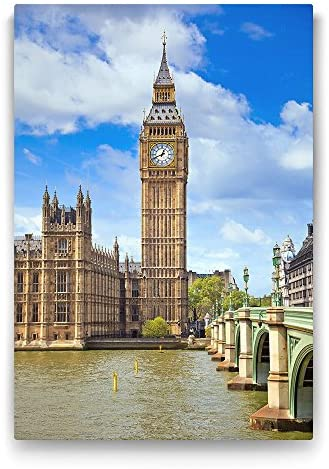
#> input picture Image Processing/Nesne Tespiti/Kenar algılama/saat2.jpg, 329 x 469 px, given in place of the camera
$ python 'Renk ile nesne tespiti.py'   (older library calls are emulated)
#> lines starting #> are read from the running program, lines starting #| are printed output that depends on the picture; after the words box and inside, x2 and y2 are one past the last pixel; in counts of white or black regions, pixels touching at a corner belong together
# -*- coding: utf-8 -*-
"""
Created on Sat Feb  5 12:39:15 2022

@author: Numan
"""

""" Resim içe aktarma"""


import cv2
from collections import deque
import numpy as np


buffer_size=16
pts=deque(maxlen=buffer_size)
#mavi renk aralığı

blueLower=(84,89,0)
blueUpper=(179,255,255)


# video aktarma

cap=cv2.VideoCapture(0)
cap.set(3, 960)
cap.set(4,480)

while True:


    success,imgOrjinal=cap.read()
#> imgOrjinal is the input picture: shape (469, 329, 3); mean B, G, R 176.8, 168.2, 154.9

    if success:

        #blur
          cv2.imshow("blu1r Image",imgOrjinal)
          blurred=cv2.GaussianBlur(imgOrjinal, (11,11), 0)
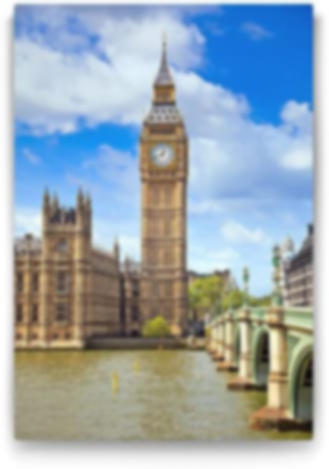
#> blurred: shape (469, 329, 3); mean B, G, R 176.8, 168.2, 154.9
          #cv2.imshow("blur Image",blurred)

        #HSV convert

          hsv=cv2.cvtColor(blurred, cv2.COLOR_BGR2HSV)
#> hsv: shape (469, 329, 3); mean H, S, V 62.6, 73.2, 193.5
          cv2.imshow("HVS img",hsv)


        #mavi için maske oluştur

          mask=cv2.inRange(hsv, blueLower, blueUpper)
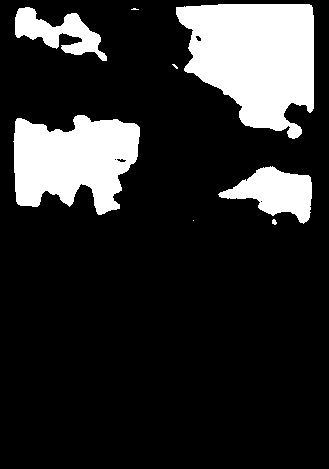
#> mask: shape (469, 329); 17.7% white; 8 white regions (3 under 20 px), largest, box (x1, y1, x2, y2) and area: (176, 4, 314, 139) 13138, (13, 115, 140, 215) 9045, (218, 166, 312, 224) 2905, (15, 7, 107, 61) 2173, (272, 219, 277, 225) 22
          cv2.imshow("mask Image",mask)

        #maskenin ardında kalan gürültüleri sil

          mask = cv2.erode (mask,None,iterations=2)
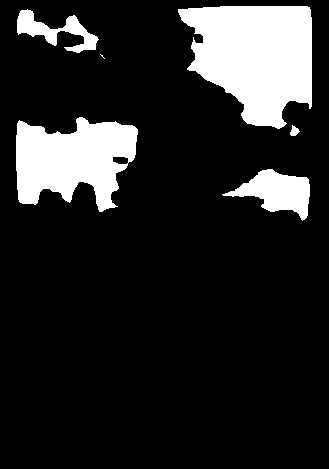
#> mask: shape (469, 329); 15.1% white; 6 white regions (1 under 20 px), largest, box (x1, y1, x2, y2) and area: (178, 6, 312, 129) 11734, (16, 117, 138, 212) 7796, (222, 169, 310, 221) 2270, (17, 9, 99, 53) 1357, (290, 125, 300, 136) 67
          mask=cv2.dilate(mask,None,iterations=2)
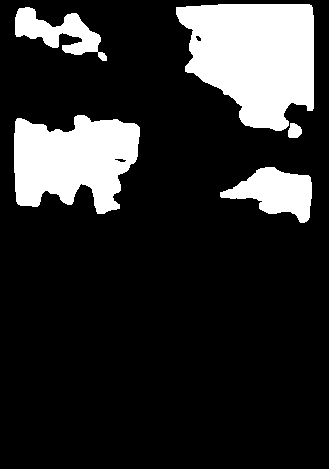
#> mask: shape (469, 329); 17.6% white; 5 white regions
          cv2.imshow("mask + erazyon ve genişleme Image",mask)

       # Contoure
          (_,contoure,_)=cv2.findContours(mask.copy(),cv2.RETR_CCOMP,cv2.CHAIN_APPROX_SIMPLE)
#> contoure = 7 contours; box (x1, y1, x2, y2) and area: (176, 4, 314, 131) 12723, (14, 115, 140, 214) 8814, (220, 167, 312, 223) 2752, (15, 7, 107, 61) 1996, (288, 123, 302, 138) 145, (114, 158, 127, 163) 32, (195, 35, 202, 42) 25
          center=None
          if len(contoure)>0:
              #en büyük kontürü al
              c=max(contoure,key=cv2.contourArea)
#> c = contour of 128 points, box (x1, y1, x2, y2) (176, 4, 314, 131), area 12723

              #dikdörtgene çevir
              rect=cv2.minAreaRect(c)
#> rect = ((244.5, 67), (126, 137), -90)

              ((x,y),(width,height),rotation)=rect
#> x = 244.5; y = 67; width = 126; height = 137; rotation = -90

              s="x: {}  ,y: {}, width: {}, height: {} rotation: {}".format(np.round(x),np.round(y),np.round(width),np.round(height),np.round(rotation))
              print(s)
#| x: 244.0  ,y: 67.0, width: 126.0, height: 137.0 rotation: -90.0


              #kutucuk
              box=cv2.boxPoints(rect)
#> box = [[313, 130], [176, 130], [176, 4], [313, 4]]
              box=np.int64(box)


              #moment
              M= cv2.moments(c)
#> M = moments, m00 12723, centre m10/m00, m01/m00 = (254.4, 56.16)
              center=(int(M["m10"]/M["m00"]),int(M["m01"]/M["m00"]))
#> center = (254, 56)

              #Kontur çizdir: sarı
              cv2.drawContours(imgOrjinal, [box],0, (0,255,255),2)
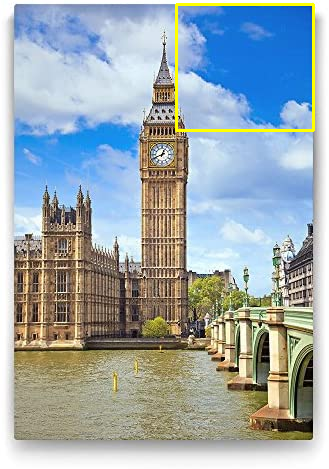
#> imgOrjinal: shape (469, 329, 3); 1.02% of pixels changed, all inside (x1, y1, x2, y2) = (175, 3, 315, 132)

              #merkeze bir tane nokta
              cv2.circle(imgOrjinal, center, 5,(255,0,255), -1)
#> imgOrjinal: shape (469, 329, 3); 0.05% of pixels changed, all inside (x1, y1, x2, y2) = (249, 51, 260, 62)

          cv2.imshow("blu1rr Image",imgOrjinal)

    if cv2.waitKey(1)& 0xFF==ord('q'):break
#> (key q is pressed here)
